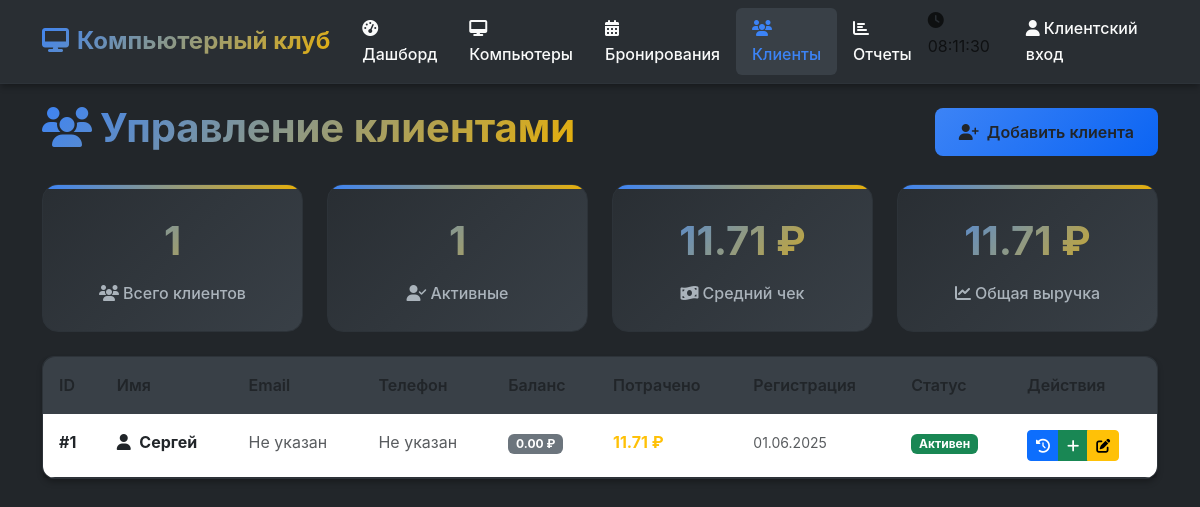
Page /admin/clients on the committed database.
### models.py (models this page shows, shortened)
class Client(db.Model):
    id = db.Column(db.Integer, primary_key=True)
    name = db.Column(db.String(100), nullable=False)
    email = db.Column(db.String(120), unique=True, nullable=True)
    phone = db.Column(db.String(20), nullable=True)
    balance = db.Column(db.Float, default=0.0)
    total_spent = db.Column(db.Float, default=0.0)
    total_time_minutes = db.Column(db.Integer, default=0)
    last_visit = db.Column(db.DateTime, nullable=True)
    registration_date = db.Column(db.DateTime, default=datetime.now)
    is_active = db.Column(db.Boolean, default=True)
    bookings = db.relationship('Booking', backref='client', lazy=True)

### routes.py (the view)
@app.route('/admin/clients')
def admin_clients():
    clients = Client.query.order_by(Client.registration_date.desc()).all()
    return render_template('admin/clients.html', clients=clients)

### templates/admin/clients.html (shortened to what this page needs)
{% extends "base.html" %}
{% block content %}
<div class="container py-4">
    <div class="d-flex justify-content-between align-items-center mb-4">
        <h1 class="gradient-text">
            <i class="fas fa-users me-2"></i>Управление клиентами
        </h1>
        <button class="btn btn-primary-custom" data-bs-toggle="modal" data-bs-target="#addClientModal">
            <i class="fas fa-user-plus me-2"></i>Добавить клиента
        </button>
    </div>
    <div class="row g-4 mb-4">
        <div class="col-md-3">
            <div class="stats-card">
                <div class="stats-number">{{ clients|length }}</div>
                <div class="stats-label">
                    <i class="fas fa-users me-1"></i>Всего клиентов
                </div>
            </div>
        </div>
        <div class="col-md-3">
            <div class="stats-card">
                <div class="stats-number text-success">{{ clients|selectattr('is_active', 'equalto', true)|list|length }}</div>
                <div class="stats-label">
                    <i class="fas fa-user-check me-1"></i>Активные
                </div>
            </div>
        </div>
        <div class="col-md-3">
            <div class="stats-card">
                <div class="stats-number text-warning">{{ "%.2f"|format(clients|sum(attribute='total_spent')/clients|length if clients else 0) }} ₽</div>
                <div class="stats-label">
                    <i class="fas fa-money-bill-wave me-1"></i>Средний чек
                </div>
            </div>
        </div>
        <div class="col-md-3">
            <div class="stats-card">
                <div class="stats-number">{{ "%.2f"|format(clients|sum(attribute='total_spent')) }} ₽</div>
                <div class="stats-label">
                    <i class="fas fa-chart-line me-1"></i>Общая выручка
                </div>
            </div>
        </div>
    </div>
    <div class="card-custom">
        <div class="card-body p-0">
            {% if clients %}
                <div class="table-responsive">
                    <table class="table table-dark-custom mb-0">
                        <thead>
                            <tr>
                                <th>ID</th>
                                <th>Имя</th>
                                <th>Email</th>
                                <th>Телефон</th>
                                <th>Баланс</th>
                                <th>Потрачено</th>
                                <th>Регистрация</th>
                                <th>Статус</th>
                                <th>Действия</th>
                            </tr>
                        </thead>
                        <tbody>
                            {% for client in clients %}
                            <tr>
                                <td><strong>#{{ client.id }}</strong></td>
                                <td>
                                    <i class="fas fa-user me-1"></i>
                                    <strong>{{ client.name }}</strong>
                                </td>
                                <td>
                                    {% if client.email %}
                                        <i class="fas fa-envelope me-1"></i>
                                        <a href="mailto:{{ client.email }}" class="text-decoration-none">
                                            {{ client.email }}
                                        </a>
                                    {% else %}
                                        <span class="text-muted">Не указан</span>
                                    {% endif %}
                                </td>
                                <td>
                                    {% if client.phone %}
                                        <i class="fas fa-phone me-1"></i>
                                        <a href="tel:{{ client.phone }}" class="text-decoration-none">
                                            {{ client.phone }}
                                        </a>
                                    {% else %}
                                        <span class="text-muted">Не указан</span>
                                    {% endif %}
                                </td>
                                <td>
                                    <span class="badge {% if client.balance > 0 %}bg-success{% else %}bg-secondary{% endif %}">
                                        {{ "%.2f"|format(client.balance) }} ₽
                                    </span>
                                </td>
                                <td>
                                    <strong class="text-warning">{{ "%.2f"|format(client.total_spent) }} ₽</strong>
                                </td>
                                <td>
                                    <small class="text-muted">{{ client.registration_date.strftime('%d.%m.%Y') }}</small>
                                </td>
                                <td>
                                    <span class="badge {% if client.is_active %}bg-success{% else %}bg-danger{% endif %}">
                                        {% if client.is_active %}Активен{% else %}Неактивен{% endif %}
                                    </span>
                                </td>
                                <td>
                                    <div class="btn-group btn-group-sm">
                                        <button class="btn btn-primary btn-sm"
                                                onclick="viewClientHistory({{ client.id }})">
                                            <i class="fas fa-history"></i>
                                        </button>
                                        <button class="btn btn-success btn-sm"
                                                onclick="topUpBalance({{ client.id }})">
                                            <i class="fas fa-plus"></i>
                                        </button>
                                        <button class="btn btn-warning btn-sm"
                                                onclick="editClient({{ client.id }})">
                                            <i class="fas fa-edit"></i>
                                        </button>
                                    </div>
                                </td>
                            </tr>
                            {% endfor %}
                        </tbody>
                    </table>
                </div>
            {% endif %}
        </div>
    </div>
</div>
{% endblock %}

### static/css/style.css (style rules this page uses)
:root { --background: 210 11% 15%; --foreground: 210 11% 98%; --muted: 210 11% 25%; --muted-foreground: 210 11% 70%; --border: 210 11% 20%; --input: 210 11% 18%; --card: 210 11% 18%; --card-foreground: 210 11% 98%; --primary: 217 91% 60%; --primary-foreground: 0 0% 100%; --secondary: 142 76% 36%; --secondary-foreground: 0 0% 100%; --accent: 45 93% 47%; --accent-foreground: 0 0% 0%; --destructive: 0 84% 60%; --destructive-foreground: 0 0% 100%; --success: 142 76% 36%; --warning: 45 93% 47%; --danger: 0 84% 60%; --shadow: 0 4px 6px -1px rgba(0, 0, 0, 0.3); --shadow-lg: 0 10px 15px -3px rgba(0, 0, 0, 0.3); }
* { margin: 0; padding: 0; box-sizing: border-box; }
body { background-color: hsl(var(--background)); color: hsl(var(--foreground)); font-family: -apple-system, BlinkMacSystemFont, 'Segoe UI', Roboto, sans-serif; line-height: 1.6; overflow-x: hidden; }
.bg-dark-custom { background-color: hsl(var(--background)) !important; }
.card-custom { background-color: hsl(var(--card)); border: 1px solid hsl(var(--border)); border-radius: 12px; box-shadow: var(--shadow); transition: all 0.3s ease; }
.btn-primary-custom { background: linear-gradient(135deg, hsl(var(--primary)), hsl(217 91% 50%)); border: none; border-radius: 8px; padding: 12px 24px; font-weight: 600; transition: all 0.3s ease; text-transform: none; }
.table-dark-custom { background-color: hsl(var(--card)); color: hsl(var(--foreground)); border-radius: 12px; overflow: hidden; box-shadow: var(--shadow); }
.table-dark-custom th { background-color: hsl(var(--muted)); border: none; font-weight: 600; padding: 16px; }
.table-dark-custom td { border: none; padding: 16px; border-bottom: 1px solid hsl(var(--border)); }
.fade-in { animation: fadeIn 0.6s ease; }
.stats-card { background: linear-gradient(135deg, hsl(var(--card)), hsl(var(--muted))); border: 1px solid hsl(var(--border)); border-radius: 16px; padding: 24px; text-align: center; transition: all 0.3s ease; position: relative; overflow: hidden; }
.stats-card::before { content: ''; position: absolute; top: 0; left: 0; right: 0; height: 4px; background: linear-gradient(90deg, hsl(var(--primary)), hsl(var(--accent))); }
.stats-number { font-size: 2.5rem; font-weight: 700; background: linear-gradient(135deg, hsl(var(--primary)), hsl(var(--accent))); -webkit-background-clip: text; -webkit-text-fill-color: transparent; background-clip: text; }
.stats-label { color: hsl(var(--muted-foreground)); font-weight: 500; margin-top: 8px; }
.gradient-text { background: linear-gradient(135deg, hsl(var(--primary)), hsl(var(--accent))); -webkit-background-clip: text; -webkit-text-fill-color: transparent; background-clip: text; font-weight: 700; }

### rows in the picture
Client: id "1", name "Сергей", shows "Не указан", balance "0.00", total_spent "11.71", registration_date "01.06.2025", is_active "Активен"

### other values in the picture
{{ clients|length }} "1"
{{ clients|selectattr('is_active', 'equalto', true)|list|length }} "1"
{{ "%.2f"|format(clients|sum(attribute='total_spent')) }} "11.71"
